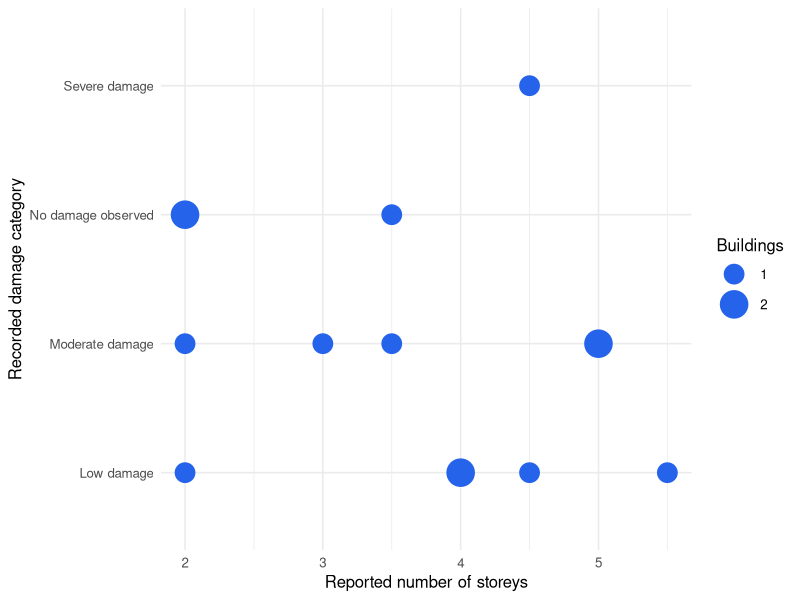

This figure's R source:
## ---- chunk 1
#| label: setup
#| message: false

library(readr)
library(dplyr)
library(ggplot2)
library(knitr)
## ---- chunk 2
#| label: inspect-buildings

buildings <- read_csv(
  "field-av-buildings.csv",
  show_col_types = FALSE
)

buildings |>
  select(CaseID, StoreysReported, FieldDamageLabel) |>
  kable(
    col.names = c("Building case", "Reported storeys", "Recorded damage")
  )
## ---- chunk 3
#| label: check-building-data

data_checks <- buildings |>
  summarise(
    building_records = n(),
    unique_buildings = n_distinct(CaseID),
    missing_storeys = sum(is.na(StoreysReported)),
    missing_damage_labels = sum(is.na(FieldDamageLabel))
  )

kable(data_checks)
## ---- chunk 4
#| label: summarize-buildings

damage_summary <- buildings |>
  group_by(FieldDamageLabel) |>
  summarise(
    buildings = n(),
    mean_storeys = mean(StoreysReported),
    minimum_storeys = min(StoreysReported),
    maximum_storeys = max(StoreysReported),
    .groups = "drop"
  )

kable(
  damage_summary,
  digits = 2,
  col.names = c(
    "Recorded damage", "Buildings", "Mean storeys",
    "Minimum storeys", "Maximum storeys"
  )
)
## ---- chunk 5
#| label: fig-building-storeys
#| fig-cap: "Reported storey counts by recorded damage category. Larger points indicate more buildings at the same position."
#| fig-width: 8
#| fig-height: 4.5

ggplot(
  buildings,
  aes(x = StoreysReported, y = FieldDamageLabel)
) +
  geom_count(colour = "#2563EB") +
  scale_size_area(max_size = 9, breaks = c(1, 2)) +
  labs(
    x = "Reported number of storeys",
    y = "Recorded damage category",
    size = "Buildings"
  ) +
  theme_minimal(base_size = 12)
